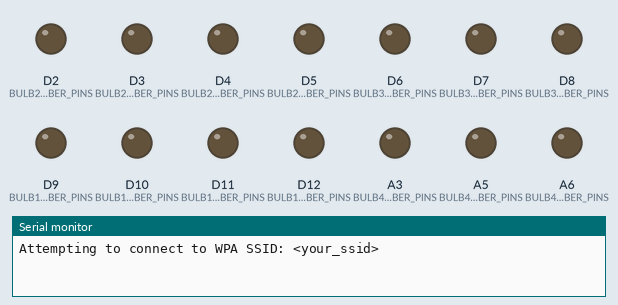
The sketch below on a simulated Arduino MKR. Parts: output pins drawn as LEDs (lit = HIGH), the last lines printed to the serial monitor. WiFi joins after 1.5 s; servers stay silent unless stated; network time is answered at once with the bench clock; the local clock reads 2024-03-15 10:24:30 at power-on unless the sketch sets it; pins used as bus, display or sensor lines are not drawn.

Above: at 0.1 s.
At 2.6 s:
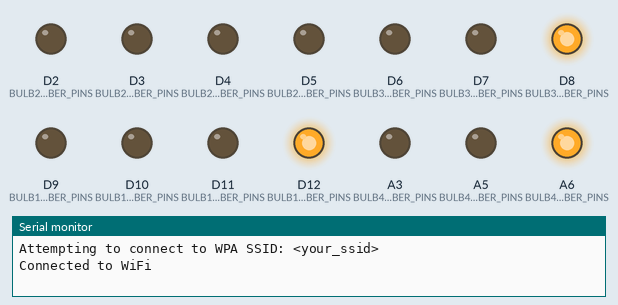
At 30.1 s:
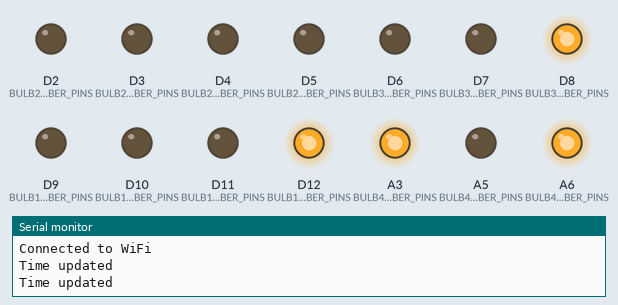
At 90.1 s:
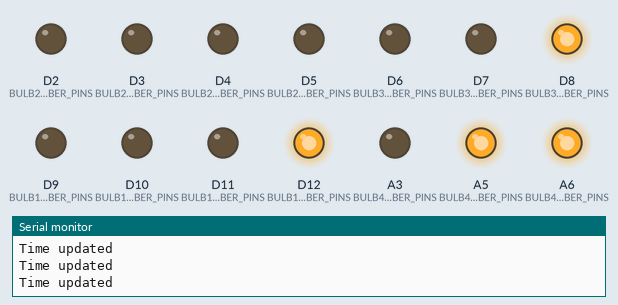
Timing chart, 0 to 91.6 s (numbered marks = the images above):
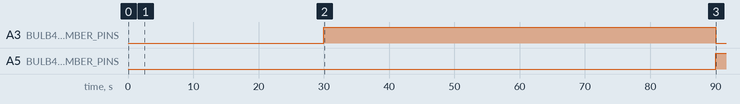

The sketch:

nixie.ino
```cpp
#include <NTPClient.h>
#include <WiFiNINA.h>
#include <WiFiUdp.h>
#include "config/bcd.h"
#include "config/config.h"
#include "src/Bulb.h"
#include "src/Display.h"
#include "src/TimeManager.h"

WiFiUDP ntpUDP;

unsigned long previousOnMillis = 0;
unsigned long previousOffMillis = 0;
unsigned long lastCycleTime = 0;
unsigned long sleepInterval = 0;
short bulbIndex = 0;
bool bulbState = LOW;
bool sleepState = false;

TimeManager timeManager(ntpUDP);
Display display;

void setup() {
  Serial.begin(115200);
  connectToWiFi();
  timeManager.begin();
  displayTime();
  setUpSleepInterval();
}

void loop() {
  unsigned long currentMillis = millis();

  if (currentMillis >= sleepInterval) {
    sleepInterval = currentMillis + 3600000;
    sleepState = timeManager.isSleepTime();
    if (sleepState) {
      display.turnOffBulb(bulbIndex);
      bulbState = LOW;
    }
  }

  if (!sleepState) {
    if (timeManager.timeUpdateDue(currentMillis)) {
      timeManager.updateTime();
      displayTime();
      Serial.println("Time updated");
    }

    if (currentMillis - lastCycleTime >= CYCLE_INTERVAL) {
      display.cycleDigits();
      lastCycleTime = currentMillis;
      timeManager.updateTime();
      displayTime();
    }

    if (!bulbState && currentMillis - previousOnMillis >= ON_INTERVAL) {
      previousOnMillis = currentMillis;
      display.turnOnBulb(bulbIndex);
      bulbState = HIGH;
    }

    if (bulbState && currentMillis - previousOffMillis >= OFF_INTERVAL) {
      previousOffMillis = currentMillis;
      display.turnOffBulb(bulbIndex);
      bulbState = LOW;
      bulbIndex = (bulbIndex + 1) % 4;
    }
  }
}

void displayTime() {
  int* digits = timeManager.getTimeDigits();
  display.displayNumber(digits);
}

void setUpSleepInterval() {
  int minutes = timeManager.readMinutes();
  sleepInterval = (60 - minutes) * 1000;
}

void connectToWiFi() {
  while (WiFi.status() != WL_CONNECTED) {
    Serial.print("Attempting to connect to WPA SSID: ");
    Serial.println(SSID);
    WiFi.begin(SSID, PASS);
    delay(1000);
  }
  Serial.println("Connected to WiFi");
}
```

Bulb.cpp
```cpp
#include "Bulb.h"
#include "../config/bcd.h"

Bulb::Bulb(const int powerPin, const int numberPins[4]) {
  this->powerPin = powerPin;
  pinMode(this->powerPin, OUTPUT);

  for (int i = 0; i < 4; i++) {
    this->numberPins[i] = numberPins[i];
    pinMode(this->numberPins[i], OUTPUT);
  }
}

void Bulb::turnOn() {
  digitalWrite(powerPin, HIGH);
}

void Bulb::turnOff() {
  digitalWrite(powerPin, LOW);
}

void Bulb::passDigit(int digit) {
  for (int i = 0; i < 4; i++) {
    digitalWrite(numberPins[i], bcd[digit][i]);
  }
}
```

Bulb.h
```cpp
#ifndef Bulb_h
#define Bulb_h

#include "Arduino.h"

class Bulb {
  private:
    int powerPin;
    int numberPins[4];

  public:
    Bulb(int powerPin, const int numberPins[4]);

    void turnOn();
    void turnOff();
    void passDigit(int digit);
};

#endif
```

Display.cpp
```cpp
#include "Display.h"
#include "../config/config.h"

Display::Display()
  : bulbs{
      Bulb(BULB1_POWER_PIN, BULB1_NUMBER_PINS),
      Bulb(BULB2_POWER_PIN, BULB2_NUMBER_PINS),
      Bulb(BULB3_POWER_PIN, BULB3_NUMBER_PINS),
      Bulb(BULB4_POWER_PIN, BULB4_NUMBER_PINS)
    }
{
}

void Display::displayNumber(int digits[]) {
   for (int i = 0; i < bulbCount; i++) {
    bulbs[i].passDigit(digits[i]);
  }
}

void Display::cycleDigits() {
  for (int digit = 0; digit < 10; digit++) {
    for (int j = 0; j < 4; j++) {
      bulbs[j].passDigit(digit);
      bulbs[j].turnOn();
      delay(1);
      bulbs[j].turnOff();
    }
    delay(100);
  }
}

void Display::turnOnBulb(short index){
  if (index >= 0 && index < bulbCount) {
    bulbs[index].turnOn();
  }
}

void Display::turnOffBulb(short index){
  if (index >= 0 && index < bulbCount) {
    bulbs[index].turnOff();
  }
}
```

Display.h
```cpp
#ifndef Display_h
#define Display_h

#include "Bulb.h"

class Display {
  private:
    static const int bulbCount = 4;
    Bulb bulbs[bulbCount];

  public:
    Display();
    void displayNumber(int digits[]);
    void turnOnBulb(short index);
    void turnOffBulb(short index);
    void cycleDigits();
};

#endif
```

TimeManager.cpp
```cpp
#include "TimeManager.h"
#include "../config/config.h"

TimeManager::TimeManager(WiFiUDP &ntpUDP) : timeClient(ntpUDP) {}

void TimeManager::begin() {
  timeClient.begin();
  timeClient.setTimeOffset(-4 * 3600); // Eastern Daylight Time
  updateTime();
}

void TimeManager::updateTime() {
  timeClient.update();
  int seconds = timeClient.getSeconds();
  updateInterval = (60 - seconds) * 1000;
  hours = timeClient.getHours();
  minutes = timeClient.getMinutes();

  digits[0] = hours / 10;
  digits[1] = hours % 10;
  digits[2] = minutes / 10;
  digits[3] = minutes % 10;
}

bool TimeManager::timeUpdateDue(unsigned long currentMillis) {
  if (currentMillis - previousMillis >= updateInterval) {
    previousMillis = currentMillis;
    return true;
  }
  return false;
}

bool TimeManager::isSleepTime() {
  if (!SLEEP) {
    return false;
  }

  hours = timeClient.getHours();
  if (hours >= SLEEP_RANGE[0] || hours < SLEEP_RANGE[1]) {
    return true;
  }

  return false;
}

int TimeManager::readMinutes() {
  minutes = timeClient.getMinutes();
  return minutes;
}

int* TimeManager::getTimeDigits() {
  return digits;
}
```

TimeManager.h
```cpp
#ifndef TimeManager_h
#define TimeManager_h

#include <NTPClient.h>
#include <WiFiUdp.h>

class TimeManager {
  private:
    NTPClient timeClient;
    unsigned long previousMillis = 0;
    long updateInterval = 60000;
    int digits[4];
    int hours;
    int minutes;

  public:
    TimeManager(WiFiUDP &ntpUDP);
    void begin();
    void updateTime();
    bool timeUpdateDue(unsigned long currentMillis);
    bool isSleepTime();
    int readMinutes();
    int* getTimeDigits();
};

#endif
```

bcd.h
```cpp
#ifndef BCD_h
#define BCD_h

const unsigned short int bcd[10][4] = {
  {0,0,0,0}, // 0
  {0,0,0,1}, // 1
  {0,0,1,0}, // 2
  {0,0,1,1}, // 3
  {0,1,0,0}, // 4
  {0,1,0,1}, // 5
  {0,1,1,0}, // 6
  {0,1,1,1}, // 7
  {1,0,0,0}, // 8
  {1,0,0,1}  // 9
};

#endif
```

config.h
```cpp
#ifndef CONFIG_H
#define CONFIG_H

#include "secrets.h"

const unsigned short ON_INTERVAL = 1;
const unsigned short OFF_INTERVAL = 3;
const unsigned long CYCLE_INTERVAL = 3660000; // 1 hour 1 min in milliseconds
const char SSID[] = SECRET_SSID;
const char PASS[] = SECRET_PASS;
const bool SLEEP = true;
const int SLEEP_RANGE[2] = {22, 6}; //start and end of sleep schedule

// Left to right
// Bulb1
const int BULB1_POWER_PIN = 13;
//order DCBA
const int BULB1_NUMBER_PINS[] = {11, 9, 10, 12};
// Bulb2
const int BULB2_POWER_PIN = 14;
const int BULB2_NUMBER_PINS[] = {4, 2, 3, 5};
// Bulb3
const int BULB3_POWER_PIN = 15;
const int BULB3_NUMBER_PINS[] = {7, 17, 8, 6};
// Bulb4
const int BULB4_POWER_PIN = 16;
const int BULB4_NUMBER_PINS[] = {19, 21, 20, 18};

#endif
```

secrets.h
```cpp
#define SECRET_SSID "<your_ssid>"
#define SECRET_PASS "<your_pass>"
```

Measured:
- by itself, A3 (BULB4_NUMBER_PINS): LOW → HIGH at 30.0 s, → LOW 60.0 s later
- by itself, A5 (BULB4_NUMBER_PINS): LOW → HIGH at 90.0 s
